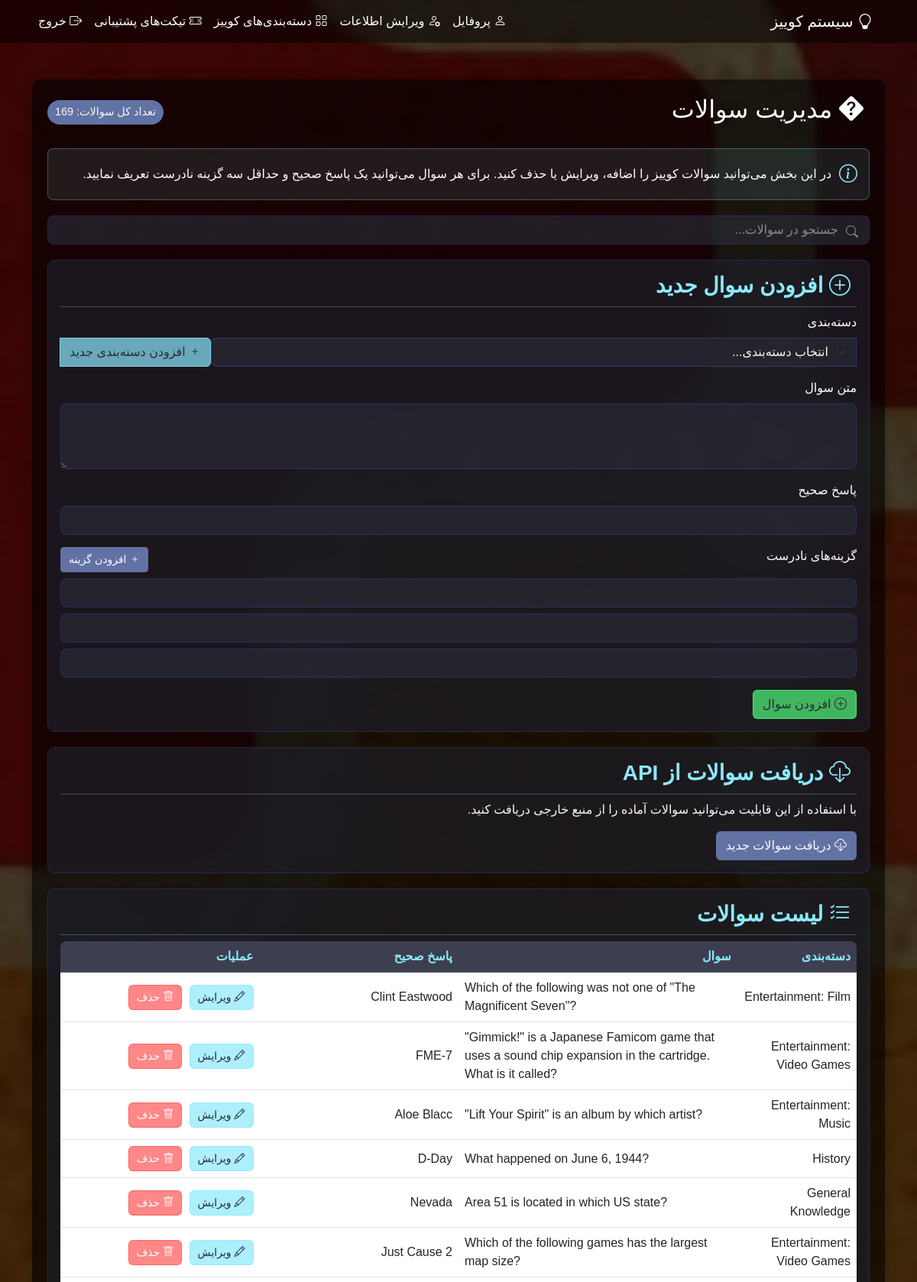
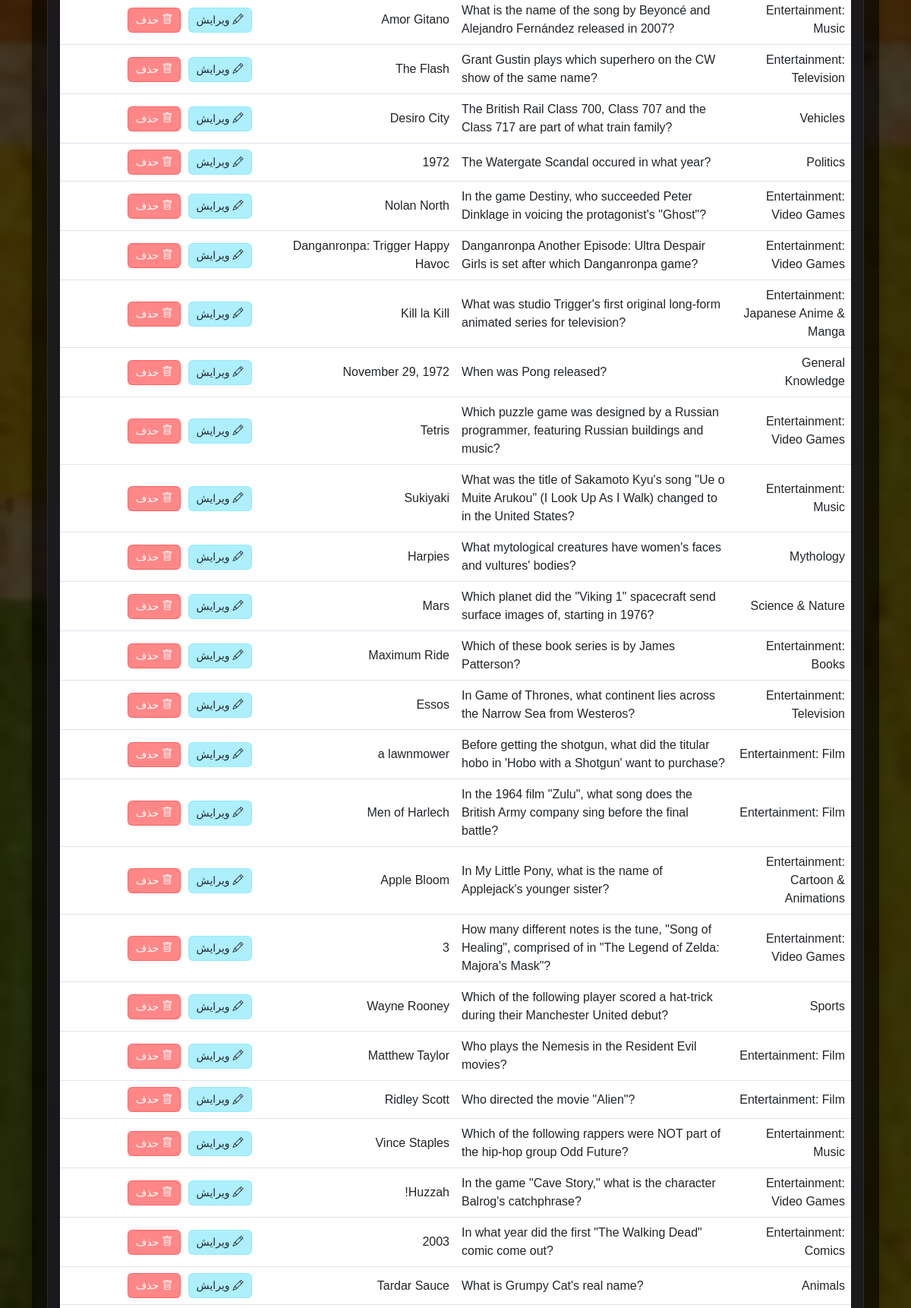
Page /admin/questions (signed in, upper part) on the committed database (2 pictures, top to bottom).
### app.py (models this page shows)
class Question(db.Model):
    id = db.Column(db.Integer, primary_key=True)
    category = db.Column(db.String(50), nullable=False)
    question_text = db.Column(db.String(500), nullable=False)
    correct_answer = db.Column(db.String(200), nullable=False)
    wrong_answers = db.Column(db.String(500), nullable=False)

### app.py (the view, shortened to what this page needs)
@app.route('/admin/questions', methods=['GET', 'POST'])
@login_required
def manage_questions():
    user = User.query.get(session['user_id'])
    if not user or user.username != 'admin':
        flash('شما دسترسی به این بخش ندارید')
        return redirect(url_for('index'))
    categories = db.session.query(Question.category).distinct().all()
    categories = [category[0] for category in categories]
    default_categories = ['عمومی', 'علوم', 'تاریخ', 'ورزشی']
    for category in default_categories:
        if category not in categories:
            categories.append(category)
    categories.sort()
    questions = Question.query.all()
    return render_template('admin/questions.html', questions=questions, categories=categories)

### app.py (called while the page is built)
@login_manager.user_loader
def load_user(user_id):
    return User.query.get(int(user_id))

### templates/admin/questions.html (shortened to what this page needs)
{% extends "base.html" %}
{% block content %}
<div class="container admin-container">
    <div class="d-flex justify-content-between align-items-center mb-4">
        <h2>
            <i class="bi bi-question-diamond-fill me-2"></i>
            مدیریت سوالات
        </h2>
        <span class="question-count-badge">
            تعداد کل سوالات: {{ questions|length }}
        </span>
    </div>
    <div class="info-box d-flex align-items-center">
        <i class="bi bi-info-circle"></i>
        <div>
            در این بخش می‌توانید سوالات کوییز را اضافه، ویرایش یا حذف کنید. برای هر سوال می‌توانید یک پاسخ صحیح و حداقل سه گزینه نادرست تعریف نمایید.
        </div>
    </div>
    <div class="search-box">
        <input type="text" id="questionSearch" class="form-control" placeholder="جستجو در سوالات...">
        <i class="bi bi-search"></i>
    </div>
    <div class="card">
        <div class="card-body">
            <h3 class="card-title">
                <i class="bi bi-plus-circle me-2"></i>
                افزودن سوال جدید
            </h3>
            <form method="POST" action="{{ url_for('manage_questions') }}" id="addQuestionForm">
                <div class="mb-3">
                    <label for="category" class="form-label">دسته‌بندی</label>
                    <div class="input-group">
                        <select class="form-select" id="category" name="category" required>
                            <option value="">انتخاب دسته‌بندی...</option>
                        </select>
                        <button type="button" class="btn btn-info" id="add-category-btn">
                            <i class="bi bi-plus"></i>
                            افزودن دسته‌بندی جدید
                        </button>
                    </div>
                </div>
                <div class="mb-3">
                    <label for="question_text" class="form-label">متن سوال</label>
                    <textarea class="form-control" id="question_text" name="question_text" rows="3" required></textarea>
                </div>
                <div class="mb-3">
                    <label for="correct_answer" class="form-label">پاسخ صحیح</label>
                    <input type="text" class="form-control" id="correct_answer" name="correct_answer" required>
                </div>
                <div class="mb-3">
                    <label class="form-label d-flex justify-content-between">
                        <span>گزینه‌های نادرست</span>
                        <button type="button" class="btn btn-sm btn-primary add-option-btn" id="add-wrong-option">
                            <i class="bi bi-plus"></i>
                            افزودن گزینه
                        </button>
                    </label>
                    <div id="wrong_answers_container">
                        <input type="text" class="form-control mb-2" name="wrong_answers[]" required>
                        <input type="text" class="form-control mb-2" name="wrong_answers[]" required>
                        <input type="text" class="form-control mb-2" name="wrong_answers[]" required>
                    </div>
                </div>
                <button type="submit" class="btn btn-success">
                    <i class="bi bi-plus-circle"></i>
                    افزودن سوال
                </button>
            </form>
        </div>
    </div>
    <div class="card">
        <div class="card-body">
            <h3 class="card-title">
                <i class="bi bi-cloud-download me-2"></i>
                دریافت سوالات از API
            </h3>
            <p class="text-light mb-3">با استفاده از این قابلیت می‌توانید سوالات آماده را از منبع خارجی دریافت کنید.</p>
            <button id="import-questions" class="btn btn-primary">
                <i class="bi bi-cloud-download"></i>
                دریافت سوالات جدید
            </button>
        </div>
    </div>
    <div class="card">
        <div class="card-body">
            <h3 class="card-title">
                <i class="bi bi-list-check me-2"></i>
                لیست سوالات
            </h3>
            <div class="table-responsive">
                <table class="table" id="questionsTable">
                    <thead>
                        <tr>
                            <th width="15%">دسته‌بندی</th>
                            <th width="35%">سوال</th>
                            <th width="25%">پاسخ صحیح</th>
                            <th width="25%">عملیات</th>
                        </tr>
                    </thead>
                    <tbody>
                        {% for question in questions %}
                        <tr id="question-{{ question.id }}" data-category="{{ question.category }}" data-question="{{ question.question_text }}" data-correct="{{ question.correct_answer }}" data-wrong="{{ question.wrong_answers }}">
                            <td>{{ question.category | safe }}</td>
                            <td dir="ltr" class="question-text">{{ question.question_text|safe }}</td>
                            <td>{{ question.correct_answer|safe }}</td>
                            <td class="action-btns">
                                <button class="btn btn-info edit-question" data-question-id="{{ question.id }}">
                                    <i class="bi bi-pencil"></i>
                                    ویرایش
                                </button>
                                <button class="btn btn-danger" onclick="deleteQuestion({{ question.id }})">
                                    <i class="bi bi-trash"></i>
                                    حذف
                                </button>
                            </td>
                        </tr>
                        {% endfor %}
                    </tbody>
                </table>
            </div>
        </div>
    </div>
</div>
{% endblock %}

### templates/admin/questions.html (style rules this page uses)
.admin-container { background-color: rgba(0, 0, 0, 0.6); border-radius: 10px; box-shadow: 0 0 15px rgba(0, 0, 0, 0.2); padding: 20px; margin-bottom: 20px; }
.card { background-color: rgba(30, 30, 40, 0.7); border: 1px solid rgba(100, 100, 255, 0.2); border-radius: 10px; transition: all 0.3s ease; margin-bottom: 20px; }
.card-title { color: #8be9fd; font-weight: bold; border-bottom: 1px solid rgba(139, 233, 253, 0.3); padding-bottom: 10px; }
.form-control, .form-select { background-color: rgba(40, 42, 54, 0.7); color: #f8f8f2; border: 1px solid rgba(100, 100, 255, 0.3); border-radius: 8px; transition: all 0.3s ease; }
.form-control::placeholder { color: rgba(248, 248, 242, 0.5); }
.form-select option { background-color: #282a36; color: #f8f8f2; }
.table { color: #f8f8f2; background-color: rgba(40, 42, 54, 0.7); border-radius: 8px; overflow: hidden; }
.table th { background-color: rgba(68, 71, 90, 0.8); color: #8be9fd; border-color: rgba(98, 114, 164, 0.4); }
.table td { border-color: rgba(98, 114, 164, 0.2); vertical-align: middle; }
.btn-primary { background-color: #6272a4; border-color: #6272a4; transition: all 0.3s ease; }
.btn-danger { background-color: rgba(255, 85, 85, 0.7); border-color: rgba(255, 85, 85, 0.7); transition: all 0.3s ease; }
.btn-success { background-color: rgba(80, 250, 123, 0.7); border-color: rgba(80, 250, 123, 0.7); color: #282a36; transition: all 0.3s ease; }
.btn-info { background-color: rgba(139, 233, 253, 0.7); border-color: rgba(139, 233, 253, 0.7); color: #282a36; transition: all 0.3s ease; }
.add-option-btn { padding: 5px 10px; font-size: 0.875rem; }
.info-box { background-color: rgba(139, 233, 253, 0.1); border: 1px solid rgba(139, 233, 253, 0.3); border-radius: 8px; padding: 15px; margin-bottom: 20px; }
.info-box i { color: #8be9fd; font-size: 1.5rem; margin-left: 10px; }
.question-count-badge { background-color: #6272a4; color: #f8f8f2; font-size: 0.9rem; padding: 5px 10px; border-radius: 20px; margin-right: 10px; }
.search-box { position: relative; margin-bottom: 20px; }
.search-box input { padding-right: 40px; }
.search-box i { position: absolute; right: 15px; top: 10px; color: rgba(248, 248, 242, 0.5); }
.action-btns .btn { margin-left: 5px; padding: 5px 10px; font-size: 0.875rem; }
.question-text { direction: ltr; text-align: left; unicode-bidi: embed; }

### rows in the picture
Question: category "Entertainment: Film", question_text "Which of the following was not one of \"The Magnificent Seven\"?", correct_answer "Clint Eastwood"
Question: category "Entertainment: Video Games", question_text "\"Gimmick!\" is a Japanese Famicom game that uses a sound chip expansion in the cartridge. What is it called?", correct_answer "FME-7"
Question: category "Entertainment: Music", question_text "\"Lift Your Spirit\" is an album by which artist?", correct_answer "Aloe Blacc"
Question: category "History", question_text "What happened on June 6, 1944?", correct_answer "D-Day"
Question: category "General Knowledge", question_text "Area 51 is located in which US state?", correct_answer "Nevada"
Question: category "Entertainment: Video Games", question_text "Which of the following games has the largest map size?", correct_answer "Just Cause 2"
Question: category "Entertainment: Music", question_text "What is the name of the song by Beyoncé and Alejandro Fernández released in 2007?", correct_answer "Amor Gitano"
Question: category "Entertainment: Television", question_text "Grant Gustin plays which superhero on the CW show of the same name?", correct_answer "The Flash"
Question: category "Vehicles", question_text "The British Rail Class 700, Class 707 and the Class 717 are part of what train family?", correct_answer "Desiro City"
Question: category "Politics", question_text "The Watergate Scandal occured in what year?", correct_answer "1972"
Question: category "Entertainment: Video Games", question_text "In the game Destiny, who succeeded Peter Dinklage in voicing the protagonist's \"Ghost\"?", correct_answer "Nolan North"
Question: category "Entertainment: Video Games", question_text "Danganronpa Another Episode: Ultra Despair Girls is set after which Danganronpa game?", correct_answer "Danganronpa: Trigger Happy Havoc"
Question: category "Entertainment: Japanese Anime & Manga", question_text "What was studio Trigger's first original long-form animated series for television?", correct_answer "Kill la Kill"
Question: category "General Knowledge", question_text "When was Pong released?", correct_answer "November 29, 1972"
Question: category "Entertainment: Video Games", question_text "Which puzzle game was designed by a Russian programmer, featuring Russian buildings and music?", correct_answer "Tetris"
Question: category "Entertainment: Music", question_text "What was the title of Sakamoto Kyu's song \"Ue o Muite Arukou\" (I Look Up As I Walk) changed to in the United States?", correct_answer "Sukiyaki"
Question: category "Mythology", question_text "What mytological creatures have women's faces and vultures' bodies?", correct_answer "Harpies"
Question: category "Science & Nature", question_text "Which planet did the \"Viking 1\" spacecraft send surface images of, starting in 1976?", correct_answer "Mars"
Question: category "Entertainment: Books", question_text "Which of these book series is by James Patterson?", correct_answer "Maximum Ride"
Question: category "Entertainment: Television", question_text "In Game of Thrones, what continent lies across the Narrow Sea from Westeros?", correct_answer "Essos"
Question: category "Entertainment: Film", question_text "Before getting the shotgun, what did the titular hobo in 'Hobo with a Shotgun' want to purchase?", correct_answer "a lawnmower"
Question: category "Entertainment: Film", question_text "In the 1964 film \"Zulu\", what song does the British Army company sing before the final battle?", correct_answer "Men of Harlech"
Question: category "Entertainment: Cartoon & Animations", question_text "In My Little Pony, what is the name of Applejack's younger sister?", correct_answer "Apple Bloom"
Question: category "Entertainment: Video Games", question_text "How many different notes is the tune, \"Song of Healing\", comprised of in \"The Legend of Zelda: Majora's Mask\"?", correct_answer "3"
Question: category "Sports", question_text "Which of the following player scored a hat-trick during their Manchester United debut?", correct_answer "Wayne Rooney"
Question: category "Entertainment: Film", question_text "Who plays the Nemesis in the Resident Evil movies?", correct_answer "Matthew Taylor"
Question: category "Entertainment: Film", question_text "Who directed the movie \"Alien\"?", correct_answer "Ridley Scott"
Question: category "Entertainment: Music", question_text "Which of the following rappers were NOT part of the hip-hop group Odd Future?", correct_answer "Vince Staples"
Question: category "Entertainment: Video Games", question_text "In the game \"Cave Story,\" what is the character Balrog's catchphrase?", correct_answer "Huzzah!"
Question: category "Entertainment: Comics", question_text "In what year did the first \"The Walking Dead\" comic come out?", correct_answer "2003"
Question: category "Animals", question_text "What is Grumpy Cat's real name?", correct_answer "Tardar Sauce"

### other values in the picture
{{ questions|length }} "169"
